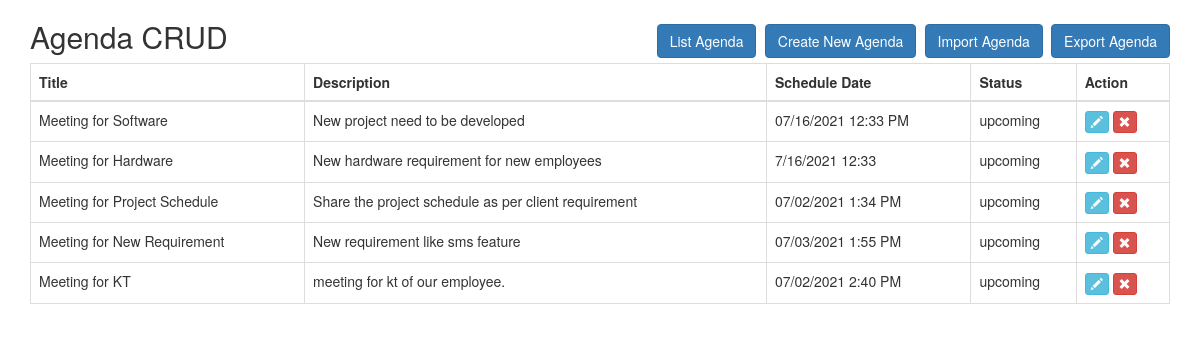
The page / on the database its author committed.
### tables this page shows
CREATE TABLE `agenda` (
  `id` int(11) NOT NULL AUTO_INCREMENT,
  `title` varchar(255) DEFAULT NULL,
  `description` text DEFAULT NULL,
  `schedule_date` varchar(255) DEFAULT NULL,
  `status` enum('completed','upcoming','running','cancelled') DEFAULT NULL,
  `created_date` datetime DEFAULT NULL,
  `updated_date` datetime DEFAULT NULL,
  PRIMARY KEY (`id`)
);

### application/controllers/Agenda.php (called while the page is built, shortened)
<?php
class Agenda extends CI_Controller {
   public function __construct() {
      $this->load->model('AgendaModel');
	 $this->load->library('form_validation');
   }
   public function index()
   {
       $agenda=new AgendaModel;
       $data['data']=$agenda->get_agenda();
       $this->load->view('includes/header');
       $this->load->view('agenda/list',$data);
       $this->load->view('includes/footer');
   }
}

### index.php (called while the page is built, shortened)
<?php
require_once BASEPATH.'core/CodeIgniter.php';

### application/models/AgendaModel.php (called while the page is built, shortened)
<?php
class AgendaModel extends CI_Model{
    public function get_agenda(){
        $query = $this->db->get("agenda");
        return $query->result();
    }
}
?>

### application/views/agenda/list.php (the view)
<div class="row">
    <div class="col-lg-12">
        <h2>Agenda CRUD
            <div class="pull-right">
			<a class="btn btn-primary" href="<?php echo base_url('agenda');?>"> List Agenda</a>
               <a class="btn btn-primary" href="<?php echo base_url('agenda/create');?>"> Create New Agenda</a>
			   <a class="btn btn-primary" href="<?php echo base_url('agenda/import');?>">Import Agenda</a>
			   <a class="btn btn-primary" href="<?php echo base_url('agenda/export');?>">Export Agenda</a>
            </div>
        </h2>
     </div>
</div>
<div class="table-responsive">
<table class="table table-bordered">
  <thead>
      <tr>
          <th>Title</th>
          <th>Description</th>
		  <th>Schedule Date</th>
		  <th>Status</th>
      <th>Action</th>
      </tr>
  </thead>
  <tbody>
   <?php foreach ($data as $d) { ?>
      <tr>
          <td><?php echo $d->title; ?></td>
          <td><?php echo $d->description; ?></td>
		<td><?php echo $d->schedule_date; ?></td>
			<td><?php echo $d->status; ?></td>
      <td>
        <form method="DELETE" action="<?php echo base_url('agenda/delete/'.$d->id);?>">
         <a class="btn btn-info btn-xs" href="<?php echo base_url('agenda/edit/'.$d->id) ?>"><i class="glyphicon glyphicon-pencil"></i></a>
          <button type="submit" class="btn btn-danger btn-xs"><i class="glyphicon glyphicon-remove"></i></button>
        </form>
      </td>
      </tr>
      <?php } ?>
  </tbody>
</table>
</div>

### application/views/includes/header.php (shortened to what this page needs)
<!DOCTYPE html>
<html>
<head>
       <link rel="stylesheet" href="//netdna.bootstrapcdn.com/bootstrap/3.1.1/css/bootstrap.min.css">
    <link href="//cdn.rawgit.com/Eonasdan/bootstrap-datetimepicker/e8bddc60e73c1ec2475f827be36e1957af72e2ea/build/css/bootstrap-datetimepicker.css" rel="stylesheet">
	</head>
<body>
<div class="container">

### application/views/includes/footer.php (shortened to what this page needs)
</div>
</body>
</html>

### rows shown on the page
agenda: title "Meeting for Software", description "New project need to be developed", schedule_date "07/16/2021 12:33 PM", status "upcoming"
agenda: title "Meeting for Hardware", description "New hardware requirement for new employees", schedule_date "7/16/2021 12:33", status "upcoming"
agenda: title "Meeting for Project Schedule", description "Share the project schedule as per client requirement", schedule_date "07/02/2021 1:34 PM", status "upcoming"
agenda: title "Meeting for New Requirement", description "New requirement like sms feature", schedule_date "07/03/2021 1:55 PM", status "upcoming"
agenda: title "Meeting for KT", description "meeting for kt of our employee.", schedule_date "07/02/2021 2:40 PM", status "upcoming"
